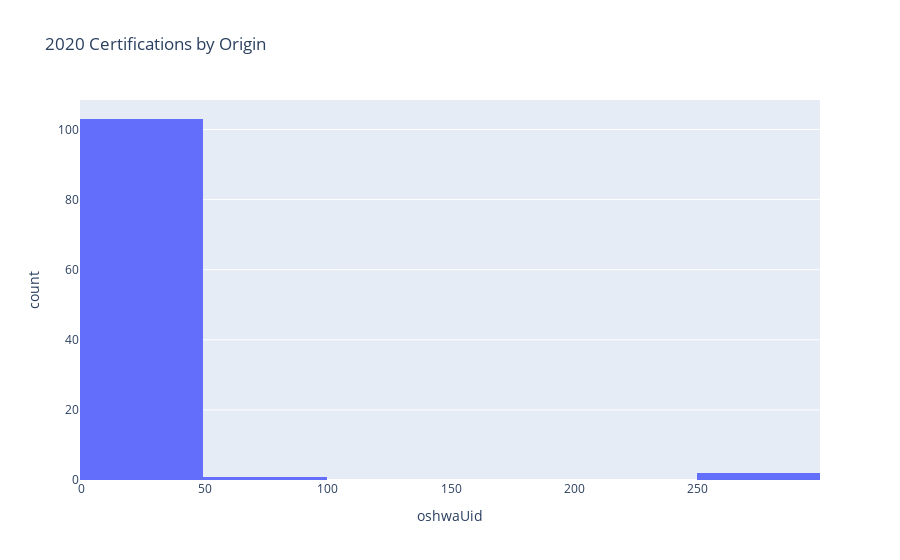

Notebook source saved alongside this figure:
### Code cell
rp_data = df2020.groupby("responsibleParty").count()
fig = px.histogram(rp_data,x="oshwaUid",nbins=10,title="2020 Certifications by Origin")
fig.show()

### Figure 1 — Plotly figure (JSON) as saved in the notebook; plotly's stock layout.template omitted (floating-point values rounded to 4 significant figures)
{"data": [{"alignmentgroup": "True", "bingroup": "x", "hovertemplate": "oshwaUid=%{x}<br>count=%{y}<extra></extra>", "legendgroup": "", "marker": {"color": "#636efa"}, "name": "", "nbinsx": 10, "offsetgroup": "", "orientation": "v", "showlegend": false, "type": "histogram", "x": [1, 1, 1, 1, 273, 1, 1, 1, 1, 1, 1, 1, 1, 1, 1, 1, 2, 1, 1, 1, 1, 1, 12, 2, 2, 1, 19, 3, 1, 1, 4, 2, 1, 1, 1, 1, 1, 1, 1, 1, 1, 1, 1, 1, 1, 1, 1, 1, 1, 2, 1, 1, 1, 1, 1, 1, 1, 1, 1, 1, 1, 1, 1, 1, 10, 1, 1, 10, 1, 1, 1, 1, 1, 1, 1, 2, 2, 1, 1, 250, 1, 1, 2, 1, 1, 3, 2, 1, 4, 1, 1, 1, 1, 1, 1, 66, 1, 1, 1, 2, 4, 1, 1, 1, 1, 1], "xaxis": "x", "yaxis": "y"}], "layout": {"barmode": "relative", "legend": {"tracegroupgap": 0}, "title": {"text": "2020 Certifications by Origin"}, "xaxis": {"anchor": "y", "domain": [0, 1], "title": {"text": "oshwaUid"}}, "yaxis": {"anchor": "x", "domain": [0, 1], "title": {"text": "count"}}}}
